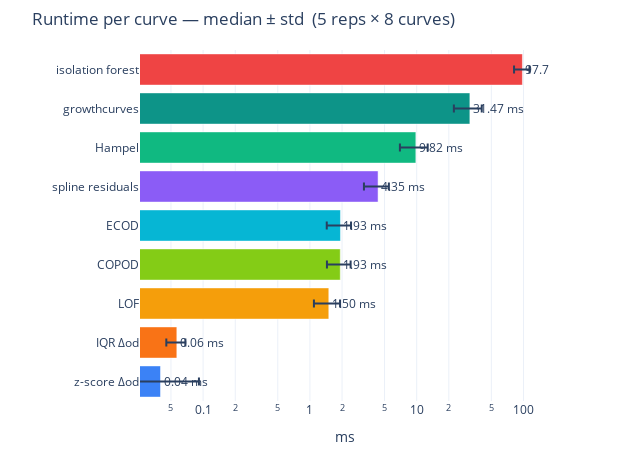

Write notebook code for a chart like this one.
### Code cell
import time

N_REPS = 5   # repeat each measurement to reduce noise

timing_rows = []
for _ in range(N_REPS):
    for name, fn in METHODS.items():
        for cid, grp in traces_df.groupby("curve_id", sort=False):
            t  = grp["t"].to_numpy()
            od = grp["od"].to_numpy()
            t0 = time.perf_counter()
            fn(t, od)
            timing_rows.append({"method": name, "ms": (time.perf_counter() - t0) * 1e3})

timing_df = pd.DataFrame(timing_rows)
speed = (
    timing_df.groupby("method")["ms"]
    .agg(median_ms="median", std_ms="std")
    .reset_index()
    .sort_values("median_ms")
)

fig = go.Figure(go.Bar(
    x=speed["median_ms"],
    y=speed["method"],
    orientation="h",
    error_x=dict(type="data", array=speed["std_ms"].tolist(), visible=True),
    marker_color=[color_map[m] for m in speed["method"]],
    text=[f"{v:.2f} ms" for v in speed["median_ms"]],
    textposition="outside",
))
fig.update_layout(
    template="plotly_white",
    height=50 + len(METHODS) * 45,
    width=640,
    title=f"Runtime per curve — median ± std  ({N_REPS} reps × {traces_df['curve_id'].nunique()} curves)",
    xaxis=dict(title="ms", type="log"),
    yaxis_title="",
    margin=dict(t=50, b=40, l=140, r=90),
)
fig.show()

### Figure 1 — Plotly figure (JSON) as saved in the notebook; plotly's stock layout.template omitted (floating-point values rounded to 4 significant figures)
{"data": [{"error_x": {"array": [0.05149, 0.0115, 0.4125, 0.4813, 0.4948, 1.142, 2.857, 9.184, 16.13], "type": "data", "visible": true}, "marker": {"color": ["#3B82F6", "#F97316", "#F59E0B", "#84CC16", "#06B6D4", "#8B5CF6", "#10B981", "#0D9488", "#EF4444"]}, "orientation": "h", "text": ["0.04 ms", "0.06 ms", "1.50 ms", "1.93 ms", "1.93 ms", "4.35 ms", "9.82 ms", "31.47 ms", "97.71 ms"], "textposition": "outside", "type": "bar", "x": [0.0399, 0.05673, 1.503, 1.925, 1.933, 4.348, 9.82, 31.47, 97.71], "y": ["z-score Δod", "IQR Δod", "LOF", "COPOD", "ECOD", "spline residuals", "Hampel", "growthcurves", "isolation forest"]}], "layout": {"height": 455, "margin": {"b": 40, "l": 140, "r": 90, "t": 50}, "title": {"text": "Runtime per curve — median ± std  (5 reps × 8 curves)"}, "width": 640, "xaxis": {"title": {"text": "ms"}, "type": "log"}, "yaxis": {"title": {"text": ""}}}}
